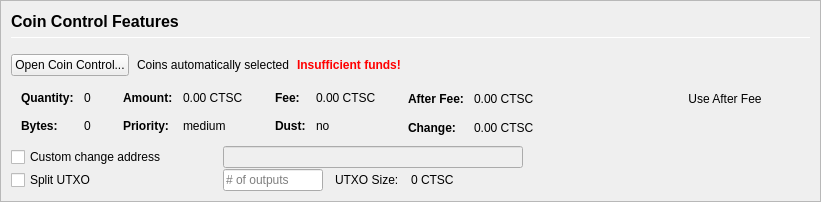
         <widget class="QFrame" name="frameCoinControl">
          <property name="sizePolicy">
           <sizepolicy hsizetype="Expanding" vsizetype="Expanding">
            <horstretch>0</horstretch>
            <verstretch>0</verstretch>
           </sizepolicy>
          </property>
          <property name="maximumSize">
           <size>
            <width>16777215</width>
            <height>16777215</height>
           </size>
          </property>
          <property name="frameShape">
           <enum>QFrame::StyledPanel</enum>
          </property>
          <property name="frameShadow">
           <enum>QFrame::Sunken</enum>
          </property>
          <layout class="QVBoxLayout" name="verticalLayoutCoinControl2">
           <property name="spacing">
            <number>0</number>
           </property>
           <property name="leftMargin">
            <number>0</number>
           </property>
           <property name="topMargin">
            <number>0</number>
           </property>
           <property name="rightMargin">
            <number>0</number>
           </property>
           <property name="bottomMargin">
            <number>0</number>
           </property>
           <item>
            <widget class="QFrame" name="frameCoinControl_BG">
             <layout class="QVBoxLayout" name="verticalLayoutCoinControl" stretch="0,0,0,0,0,0">
              <property name="spacing">
               <number>1</number>
              </property>
              <property name="leftMargin">
               <number>10</number>
              </property>
              <property name="topMargin">
               <number>10</number>
              </property>
              <item>
               <layout class="QHBoxLayout" name="horizontalLayoutCoinControl1">
                <property name="bottomMargin">
                 <number>15</number>
                </property>
                <item>
                 <layout class="QVBoxLayout" name="verticalLayout_3">
                  <property name="spacing">
                   <number>6</number>
                  </property>
                  <item>
                   <widget class="QLabel" name="labelCoinControlFeatures">
                    <property name="sizePolicy">
                     <sizepolicy hsizetype="Preferred" vsizetype="Maximum">
                      <horstretch>0</horstretch>
                      <verstretch>0</verstretch>
                     </sizepolicy>
                    </property>
                    <property name="minimumSize">
                     <size>
                      <width>0</width>
                      <height>20</height>
                     </size>
                    </property>
                    <property name="font">
                     <font>
                      <pointsize>12</pointsize>
                      <weight>75</weight>
                      <bold>true</bold>
                     </font>
                    </property>
                    <property name="styleSheet">
                     <string notr="true">font-weight:bold;</string>
                    </property>
                    <property name="text">
                     <string>Coin Control Features</string>
                    </property>
                   </widget>
                  </item>
                  <item>
                   <widget class="Line" name="line">
                    <property name="minimumSize">
                     <size>
                      <width>0</width>
                      <height>1</height>
                     </size>
                    </property>
                    <property name="maximumSize">
                     <size>
                      <width>16777215</width>
                      <height>1</height>
                     </size>
                    </property>
                    <property name="orientation">
                     <enum>Qt::Horizontal</enum>
                    </property>
                   </widget>
                  </item>
                 </layout>
                </item>
               </layout>
              </item>
              <item>
               <layout class="QHBoxLayout" name="horizontalLayoutCoinControl2" stretch="0,0,0,0">
                <property name="spacing">
                 <number>8</number>
                </property>
                <property name="bottomMargin">
                 <number>10</number>
                </property>
                <item>
                 <widget class="QPushButton" name="pushButtonCoinControl">
                  <property name="styleSheet">
                   <string notr="true"/>
                  </property>
                  <property name="text">
                   <string>Open Coin Control...</string>
                  </property>
                  <property name="autoDefault">
                   <bool>false</bool>
                  </property>
                 </widget>
                </item>
                <item>
                 <widget class="QLabel" name="labelCoinControlAutomaticallySelected">
                  <property name="text">
                   <string>Coins automatically selected</string>
                  </property>
                  <property name="margin">
                   <number>5</number>
                  </property>
                 </widget>
                </item>
                <item>
                 <widget class="QLabel" name="labelCoinControlInsuffFunds">
                  <property name="font">
                   <font>
                    <weight>75</weight>
                    <bold>true</bold>
                   </font>
                  </property>
                  <property name="styleSheet">
                   <string notr="true">color:red;font-weight:bold;</string>
                  </property>
                  <property name="text">
                   <string>Insufficient funds!</string>
                  </property>
                  <property name="margin">
                   <number>5</number>
                  </property>
                 </widget>
                </item>
                <item>
                 <spacer name="horizontalSpacerCoinControl">
                  <property name="orientation">
                   <enum>Qt::Horizontal</enum>
                  </property>
                  <property name="sizeHint" stdset="0">
                   <size>
                    <width>40</width>
                    <height>1</height>
                   </size>
                  </property>
                 </spacer>
                </item>
               </layout>
              </item>
              <item>
               <widget class="QWidget" name="widgetCoinControl" native="true">
                <property name="sizePolicy">
                 <sizepolicy hsizetype="Preferred" vsizetype="Preferred">
                  <horstretch>0</horstretch>
                  <verstretch>0</verstretch>
                 </sizepolicy>
                </property>
                <property name="minimumSize">
                 <size>
                  <width>0</width>
                  <height>0</height>
                 </size>
                </property>
                <property name="styleSheet">
                 <string notr="true"/>
                </property>
                <layout class="QHBoxLayout" name="horizontalLayoutCoinControl5">
                 <property name="leftMargin">
                  <number>0</number>
                 </property>
                 <property name="topMargin">
                  <number>0</number>
                 </property>
                 <property name="rightMargin">
                  <number>0</number>
                 </property>
                 <property name="bottomMargin">
                  <number>0</number>
                 </property>
                 <item>
                  <layout class="QHBoxLayout" name="horizontalLayoutCoinControl3" stretch="0,0,0,1">
                   <property name="spacing">
                    <number>20</number>
                   </property>
                   <property name="topMargin">
                    <number>0</number>
                   </property>
                   <property name="bottomMargin">
                    <number>10</number>
                   </property>
                   <item>
                    <layout class="QFormLayout" name="formLayoutCoinControl1">
                     <property name="horizontalSpacing">
                      <number>10</number>
                     </property>
                     <property name="verticalSpacing">
                      <number>14</number>
                     </property>
                     <property name="leftMargin">
                      <number>10</number>
                     </property>
                     <property name="topMargin">
                      <number>4</number>
                     </property>
                     <property name="rightMargin">
                      <number>6</number>
                     </property>
                     <item row="0" column="0">
                      <widget class="QLabel" name="labelCoinControlQuantityText">
                       <property name="font">
                        <font>
                         <weight>75</weight>
                         <bold>true</bold>
                        </font>
                       </property>
                       <property name="text">
                        <string>Quantity:</string>
                       </property>
                       <property name="margin">
                        <number>0</number>
                       </property>
                      </widget>
                     </item>
                     <item row="0" column="1">
                      <widget class="QLabel" name="labelCoinControlQuantity">
                       <property name="cursor">
                        <cursorShape>IBeamCursor</cursorShape>
                       </property>
                       <property name="contextMenuPolicy">
                        <enum>Qt::ActionsContextMenu</enum>
                       </property>
                       <property name="text">
                        <string notr="true">0</string>
                       </property>
                       <property name="margin">
                        <number>0</number>
                       </property>
                       <property name="textInteractionFlags">
                        <set>Qt::LinksAccessibleByMouse|Qt::TextSelectableByKeyboard|Qt::TextSelectableByMouse</set>
                       </property>
                      </widget>
                     </item>
                     <item row="1" column="0">
                      <widget class="QLabel" name="labelCoinControlBytesText">
                       <property name="font">
                        <font>
                         <weight>75</weight>
                         <bold>true</bold>
                        </font>
                       </property>
                       <property name="text">
                        <string>Bytes:</string>
                       </property>
                      </widget>
                     </item>
                     <item row="1" column="1">
                      <widget class="QLabel" name="labelCoinControlBytes">
                       <property name="cursor">
                        <cursorShape>IBeamCursor</cursorShape>
                       </property>
                       <property name="contextMenuPolicy">
                        <enum>Qt::ActionsContextMenu</enum>
                       </property>
                       <property name="text">
                        <string notr="true">0</string>
                       </property>
                       <property name="textInteractionFlags">
                        <set>Qt::LinksAccessibleByMouse|Qt::TextSelectableByKeyboard|Qt::TextSelectableByMouse</set>
                       </property>
                      </widget>
                     </item>
                    </layout>
                   </item>
                   <item>
                    <layout class="QFormLayout" name="formLayoutCoinControl2">
                     <property name="horizontalSpacing">
                      <number>10</number>
                     </property>
                     <property name="verticalSpacing">
                      <number>14</number>
                     </property>
                     <property name="leftMargin">
                      <number>6</number>
                     </property>
                     <property name="topMargin">
                      <number>4</number>
                     </property>
                     <property name="rightMargin">
                      <number>6</number>
                     </property>
                     <item row="0" column="0">
                      <widget class="QLabel" name="labelCoinControlAmountText">
                       <property name="font">
                        <font>
                         <weight>75</weight>
                         <bold>true</bold>
                        </font>
                       </property>
                       <property name="text">
                        <string>Amount:</string>
                       </property>
                       <property name="margin">
                        <number>0</number>
                       </property>
                      </widget>
                     </item>
                     <item row="0" column="1">
                      <widget class="QLabel" name="labelCoinControlAmount">
                       <property name="cursor">
                        <cursorShape>IBeamCursor</cursorShape>
                       </property>
                       <property name="contextMenuPolicy">
                        <enum>Qt::ActionsContextMenu</enum>
                       </property>
                       <property name="text">
                        <string notr="true">0.00 CTSC</string>
                       </property>
                       <property name="textInteractionFlags">
                        <set>Qt::LinksAccessibleByMouse|Qt::TextSelectableByKeyboard|Qt::TextSelectableByMouse</set>
                       </property>
                      </widget>
                     </item>
                     <item row="1" column="0">
                      <widget class="QLabel" name="labelCoinControlPriorityText">
                       <property name="font">
                        <font>
                         <weight>75</weight>
                         <bold>true</bold>
                        </font>
                       </property>
                       <property name="text">
                        <string>Priority:</string>
                       </property>
                      </widget>
                     </item>
                     <item row="1" column="1">
                      <widget class="QLabel" name="labelCoinControlPriority">
                       <property name="cursor">
                        <cursorShape>IBeamCursor</cursorShape>
                       </property>
                       <property name="contextMenuPolicy">
                        <enum>Qt::ActionsContextMenu</enum>
                       </property>
                       <property name="text">
                        <string>medium</string>
                       </property>
                       <property name="textInteractionFlags">
                        <set>Qt::LinksAccessibleByMouse|Qt::TextSelectableByKeyboard|Qt::TextSelectableByMouse</set>
                       </property>
                      </widget>
                     </item>
                    </layout>
                   </item>
                   <item>
                    <layout class="QFormLayout" name="formLayoutCoinControl3">
                     <property name="horizontalSpacing">
                      <number>10</number>
                     </property>
                     <property name="verticalSpacing">
                      <number>14</number>
                     </property>
                     <property name="leftMargin">
                      <number>6</number>
                     </property>
                     <property name="topMargin">
                      <number>4</number>
                     </property>
                     <property name="rightMargin">
                      <number>6</number>
                     </property>
                     <item row="0" column="0">
                      <widget class="QLabel" name="labelCoinControlFeeText">
                       <property name="font">
                        <font>
                         <weight>75</weight>
                         <bold>true</bold>
                        </font>
                       </property>
                       <property name="text">
                        <string>Fee:</string>
                       </property>
                       <property name="margin">
                        <number>0</number>
                       </property>
                      </widget>
                     </item>
                     <item row="0" column="1">
                      <widget class="QLabel" name="labelCoinControlFee">
                       <property name="cursor">
                        <cursorShape>IBeamCursor</cursorShape>
                       </property>
                       <property name="contextMenuPolicy">
                        <enum>Qt::ActionsContextMenu</enum>
                       </property>
                       <property name="text">
                        <string notr="true">0.00 CTSC</string>
                       </property>
                       <property name="textInteractionFlags">
                        <set>Qt::LinksAccessibleByMouse|Qt::TextSelectableByKeyboard|Qt::TextSelectableByMouse</set>
                       </property>
                      </widget>
                     </item>
                     <item row="1" column="0">
                      <widget class="QLabel" name="labelCoinControlLowOutputText">
                       <property name="font">
                        <font>
                         <weight>75</weight>
                         <bold>true</bold>
                        </font>
                       </property>
                       <property name="text">
                        <string>Dust:</string>
                       </property>
                      </widget>
                     </item>
                     <item row="1" column="1">
                      <widget class="QLabel" name="labelCoinControlLowOutput">
                       <property name="cursor">
                        <cursorShape>IBeamCursor</cursorShape>
                       </property>
                       <property name="contextMenuPolicy">
                        <enum>Qt::ActionsContextMenu</enum>
                       </property>
                       <property name="text">
                        <string>no</string>
                       </property>
                       <property name="textInteractionFlags">
                        <set>Qt::LinksAccessibleByMouse|Qt::TextSelectableByKeyboard|Qt::TextSelectableByMouse</set>
                       </property>
                      </widget>
                     </item>
                    </layout>
                   </item>
                   <item>
                    <layout class="QFormLayout" name="formLayoutCoinControl4">
                     <property name="horizontalSpacing">
                      <number>10</number>
                     </property>
                     <property name="verticalSpacing">
                      <number>14</number>
                     </property>
                     <property name="leftMargin">
                      <number>6</number>
                     </property>
                     <property name="topMargin">
                      <number>4</number>
                     </property>
                     <property name="rightMargin">
                      <number>6</number>
                     </property>
                     <item row="0" column="0">
                      <widget class="QLabel" name="labelCoinControlAfterFeeText">
                       <property name="font">
                        <font>
                         <weight>75</weight>
                         <bold>true</bold>
                        </font>
                       </property>
                       <property name="text">
                        <string>After Fee:</string>
                       </property>
                       <property name="margin">
                        <number>0</number>
                       </property>
                      </widget>
                     </item>
                     <item row="0" column="1">
                      <layout class="QHBoxLayout" name="horizontalLayout_3">
                        <item>
                          <widget class="QLabel" name="labelCoinControlAfterFee">
                          <property name="cursor">
                            <cursorShape>IBeamCursor</cursorShape>
                          </property>
                          <property name="contextMenuPolicy">
                            <enum>Qt::ActionsContextMenu</enum>
                          </property>
                          <property name="text">
                            <string notr="true">0.00 CTSC</string>
                          </property>
                          <property name="textInteractionFlags">
                            <set>Qt::LinksAccessibleByMouse|Qt::TextSelectableByKeyboard|Qt::TextSelectableByMouse</set>
                          </property>
                          </widget>
                        </item>
                        <item>
                          <widget class="QPushButton" name="pushButton">
                            <property name="sizePolicy">
                              <sizepolicy hsizetype="Minimum" vsizetype="Minimum">
                              <horstretch>0</horstretch>
                              <verstretch>0</verstretch>
                              </sizepolicy>
                            </property>
                            <property name="minimumSize">
                              <size>
                              <width>0</width>
                              <height>0</height>
                              </size>
                            </property>
                            <property name="maximumSize">
                              <size>
                              <width>16777215</width>
                              <height>16777215</height>
                              </size>
                            </property>
                            <property name="cursor">
                              <cursorShape>PointingHandCursor</cursorShape>
                            </property>
                            <property name="styleSheet">
                              <string notr="true">padding-top:0px; padding-bottom:0px; padding-left:3px; padding-right:3px; margin-left:5px;</string>
                            </property>
                            <property name="text">
                              <string>Use After Fee</string>
                            </property>
                            <property name="flat">
                              <bool>true</bool>
                            </property>
                          </widget>
                        </item>
                      </layout>
                     </item>
                     <item row="1" column="0">
                      <widget class="QLabel" name="labelCoinControlChangeText">
                       <property name="font">
                        <font>
                         <weight>75</weight>
                         <bold>true</bold>
                        </font>
                       </property>
                       <property name="text">
                        <string>Change:</string>
                       </property>
                      </widget>
                     </item>
                     <item row="1" column="1">
                      <widget class="QLabel" name="labelCoinControlChange">
                       <property name="cursor">
                        <cursorShape>IBeamCursor</cursorShape>
                       </property>
                       <property name="contextMenuPolicy">
                        <enum>Qt::ActionsContextMenu</enum>
                       </property>
                       <property name="text">
                        <string notr="true">0.00 CTSC</string>
                       </property>
                       <property name="textInteractionFlags">
                        <set>Qt::LinksAccessibleByMouse|Qt::TextSelectableByKeyboard|Qt::TextSelectableByMouse</set>
                       </property>
                      </widget>
                     </item>
                    </layout>
                   </item>
                  </layout>
                 </item>
                </layout>
               </widget>
              </item>
              <item>
               <layout class="QHBoxLayout" name="horizontalLayoutCoinControl4">
                <property name="spacing">
                 <number>12</number>
                </property>
                <property name="sizeConstraint">
                 <enum>QLayout::SetDefaultConstraint</enum>
                </property>
                <property name="topMargin">
                 <number>0</number>
                </property>
                <property name="rightMargin">
                 <number>0</number>
                </property>
                <item>
                 <widget class="QCheckBox" name="checkBoxCoinControlChange">
                  <property name="sizePolicy">
                   <sizepolicy hsizetype="Preferred" vsizetype="Preferred">
                    <horstretch>0</horstretch>
                    <verstretch>0</verstretch>
                   </sizepolicy>
                  </property>
                  <property name="minimumSize">
                   <size>
                    <width>200</width>
                    <height>0</height>
                   </size>
                  </property>
                  <property name="maximumSize">
                   <size>
                    <width>200</width>
                    <height>16777215</height>
                   </size>
                  </property>
                  <property name="toolTip">
                   <string>If this is activated, but the change address is empty or invalid, change will be sent to a newly generated address.</string>
                  </property>
                  <property name="text">
                   <string>Custom change address</string>
                  </property>
                 </widget>
                </item>
                <item>
                 <widget class="QValidatedLineEdit" name="lineEditCoinControlChange">
                  <property name="enabled">
                   <bool>false</bool>
                  </property>
                  <property name="sizePolicy">
                   <sizepolicy hsizetype="Preferred" vsizetype="Preferred">
                    <horstretch>0</horstretch>
                    <verstretch>0</verstretch>
                   </sizepolicy>
                  </property>
                  <property name="minimumSize">
                   <size>
                    <width>300</width>
                    <height>0</height>
                   </size>
                  </property>
                 </widget>
                </item>
                <item>
                 <widget class="QLabel" name="labelCoinControlChangeLabel">
                  <property name="sizePolicy">
                   <sizepolicy hsizetype="Preferred" vsizetype="Preferred">
                    <horstretch>0</horstretch>
                    <verstretch>0</verstretch>
                   </sizepolicy>
                  </property>
                  <property name="minimumSize">
                   <size>
                    <width>100</width>
                    <height>0</height>
                   </size>
                  </property>
                  <property name="text">
                   <string/>
                  </property>
                  <property name="margin">
                   <number>3</number>
                  </property>
                 </widget>
                </item>
               </layout>
              </item>
              <item>
               <layout class="QHBoxLayout" name="horizontalLayoutCoinControl6">
                <property name="spacing">
                 <number>12</number>
                </property>
                <property name="rightMargin">
                 <number>0</number>
                </property>
                <item>
                 <widget class="QCheckBox" name="splitBlockCheckBox">
                  <property name="sizePolicy">
                   <sizepolicy hsizetype="Preferred" vsizetype="Preferred">
                    <horstretch>0</horstretch>
                    <verstretch>0</verstretch>
                   </sizepolicy>
                  </property>
                  <property name="minimumSize">
                   <size>
                    <width>200</width>
                    <height>0</height>
                   </size>
                  </property>
                  <property name="maximumSize">
                   <size>
                    <width>200</width>
                    <height>16777215</height>
                   </size>
                  </property>
                  <property name="text">
                   <string>Split UTXO</string>
                  </property>
                 </widget>
                </item>
                <item>
                 <widget class="QLineEdit" name="splitBlockLineEdit">
                  <property name="sizePolicy">
                   <sizepolicy hsizetype="Preferred" vsizetype="Preferred">
                    <horstretch>50</horstretch>
                    <verstretch>0</verstretch>
                   </sizepolicy>
                  </property>
                  <property name="minimumSize">
                   <size>
                    <width>100</width>
                    <height>0</height>
                   </size>
                  </property>
                  <property name="maximumSize">
                   <size>
                    <width>100</width>
                    <height>16777215</height>
                   </size>
                  </property>
                  <property name="placeholderText">
                   <string># of outputs</string>
                  </property>
                 </widget>
                </item>
                <item>
                 <widget class="QLabel" name="labelBlockSizeText">
                  <property name="text">
                   <string>UTXO Size:</string>
                  </property>
                 </widget>
                </item>
                <item>
                 <widget class="QLabel" name="labelBlockSize">
                  <property name="text">
                   <string>0 CTSC</string>
                  </property>
                 </widget>
                </item>
                <item>
                 <spacer name="horizontalSpacer_7">
                  <property name="orientation">
                   <enum>Qt::Horizontal</enum>
                  </property>
                  <property name="sizeHint" stdset="0">
                   <size>
                    <width>40</width>
                    <height>20</height>
                   </size>
                  </property>
                 </spacer>
                </item>
               </layout>
              </item>
              <item>
               <spacer name="verticalSpacerCoinControl">
                <property name="orientation">
                 <enum>Qt::Vertical</enum>
                </property>
                <property name="sizeHint" stdset="0">
                 <size>
                  <width>800</width>
                  <height>1</height>
                 </size>
                </property>
               </spacer>
              </item>
             </layout>
            </widget>
           </item>
          </layout>
         </widget>
